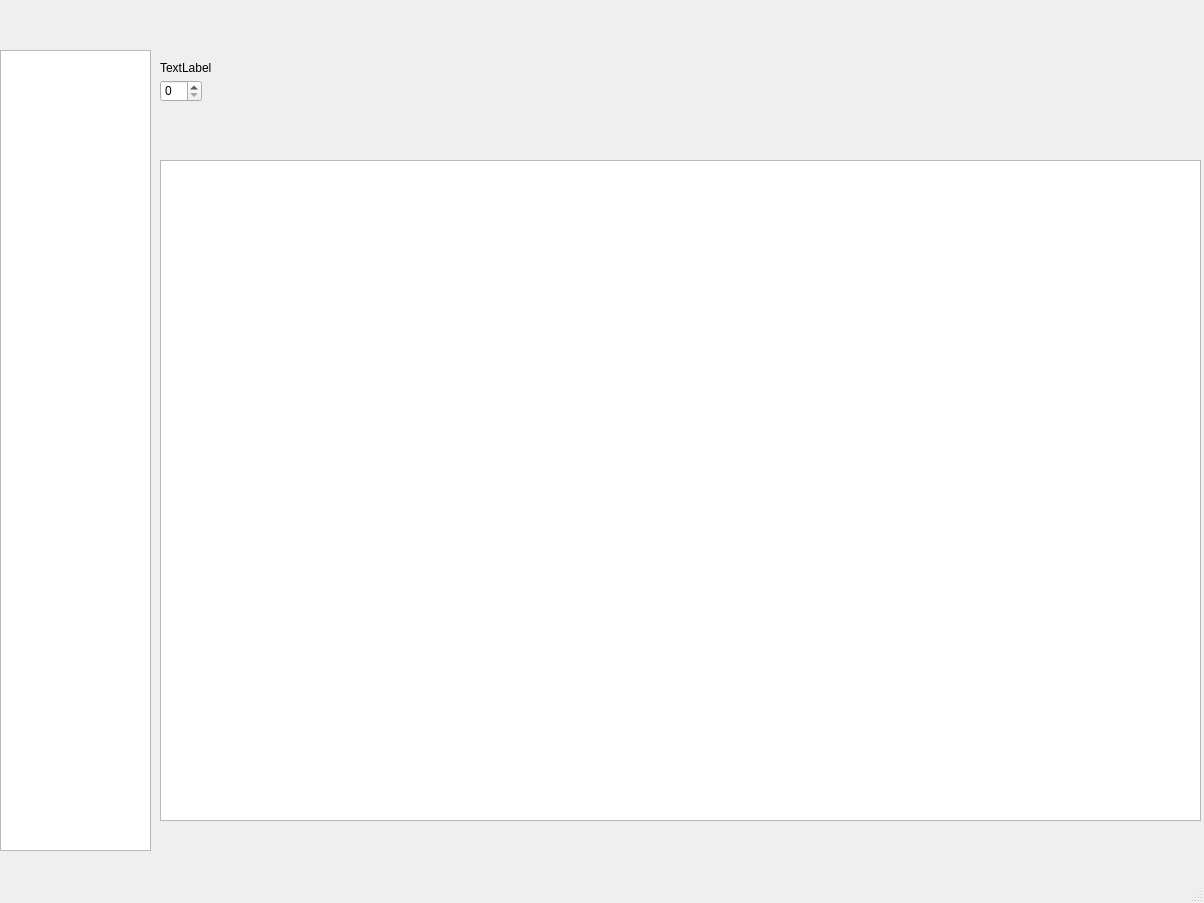
<?xml version="1.0" encoding="UTF-8"?>
<ui version="4.0">
 <class>MainWindow</class>
 <widget class="QMainWindow" name="MainWindow">
  <property name="geometry">
   <rect>
    <x>0</x>
    <y>0</y>
    <width>1204</width>
    <height>903</height>
   </rect>
  </property>
  <property name="windowTitle">
   <string>MainWindow</string>
  </property>
  <widget class="QWidget" name="centralwidget">
   <widget class="QWidget" name="horizontalLayoutWidget">
    <property name="geometry">
     <rect>
      <x>0</x>
      <y>0</y>
      <width>1201</width>
      <height>51</height>
     </rect>
    </property>
    <layout class="QHBoxLayout" name="horizontalLayout"/>
   </widget>
   <widget class="QTableView" name="DataList">
    <property name="geometry">
     <rect>
      <x>160</x>
      <y>160</y>
      <width>1041</width>
      <height>661</height>
     </rect>
    </property>
   </widget>
   <widget class="QListView" name="NavMenuList">
    <property name="geometry">
     <rect>
      <x>0</x>
      <y>50</y>
      <width>151</width>
      <height>801</height>
     </rect>
    </property>
   </widget>
   <widget class="QLabel" name="label">
    <property name="geometry">
     <rect>
      <x>160</x>
      <y>60</y>
      <width>301</width>
      <height>16</height>
     </rect>
    </property>
    <property name="text">
     <string>TextLabel</string>
    </property>
   </widget>
   <widget class="QSpinBox" name="spinBox">
    <property name="geometry">
     <rect>
      <x>160</x>
      <y>80</y>
      <width>42</width>
      <height>22</height>
     </rect>
    </property>
   </widget>
  </widget>
  <widget class="QStatusBar" name="statusbar"/>
 </widget>
 <resources/>
 <connections/>
</ui>
